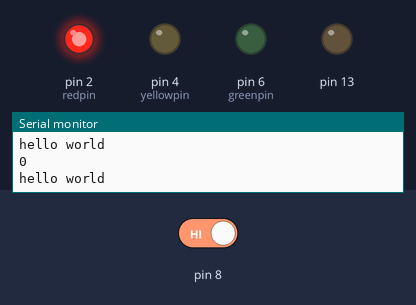
Bench run of a sketch on a simulated Arduino Uno, built with avr-gcc and run on an emulated ATmega328P. Shown: output pins drawn as LEDs (lit = HIGH), the last lines printed to the serial monitor. The inputs (shaded band) are chosen by the test bench; at power-on: pin 8 HIGH.

Above: at 1.2 s.
1.3 s: pin 8 driven LOW
At 1.43 s:
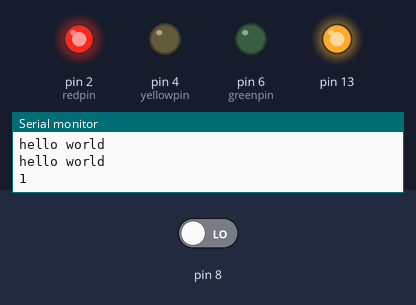
At 2.0 s:
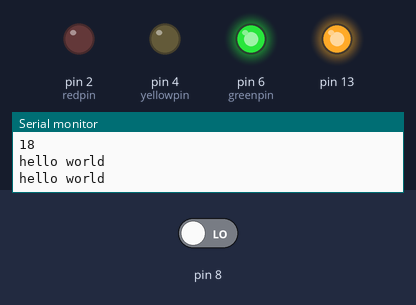
3.0 s: pin 8 driven HIGH
At 4.3 s:
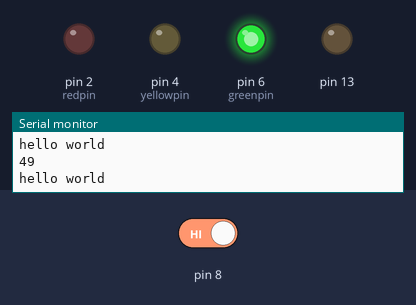
Timing chart, 0 to 6.0 s (numbered marks = the images above; inputs shaded):
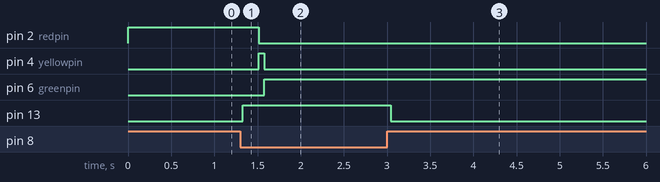

Measured:
- after the input at 1.3 s, pin 2 (redpin): HIGH → LOW after 0.21 s; pin 4 (yellowpin): LOW → HIGH after 0.21 s, → LOW 0.07 s later; pin 6 (greenpin): LOW → HIGH after 0.28 s; pin 13: LOW → HIGH at once
- after the input at 3.0 s, pin 13: HIGH → LOW at once

The sketch:

aniq_bhaiya_project_4.ino
```cpp
int d;
int redpin=2;
int yellowpin=4;
int greenpin=6;
int count=0;
void setup() {
  // put your setup code here, to run once:
  Serial.begin(9600);
  pinMode(redpin,OUTPUT);
  pinMode(yellowpin,OUTPUT);
  pinMode(greenpin,OUTPUT);
  digitalWrite(redpin,LOW);
  digitalWrite(yellowpin,LOW);
  digitalWrite(greenpin,LOW);
  pinMode(8,INPUT);
  pinMode(13,OUTPUT);
}

void loop() {
  // put your main code here, to run repeatedly:
  d=digitalRead(8);
  Serial.println("hello world");
  Serial.println(count);
  if(d==0)
  {
  digitalWrite(13,HIGH);
  count++;
  Serial.println(count);
  Serial.println("hello world");
  }
 else
  {
  digitalWrite(13,LOW);
  }

if(count>=0&&count<=5){
  digitalWrite(redpin,HIGH);
    digitalWrite(yellowpin,LOW);
    digitalWrite(greenpin,LOW);

}
else if(count>5&&count<=7){
  digitalWrite(redpin,LOW);
    digitalWrite(yellowpin,HIGH);
    digitalWrite(greenpin,LOW);

}
else
{
    digitalWrite(redpin,LOW);
    digitalWrite(yellowpin,LOW);
    digitalWrite(greenpin,HIGH);

}
}
```
